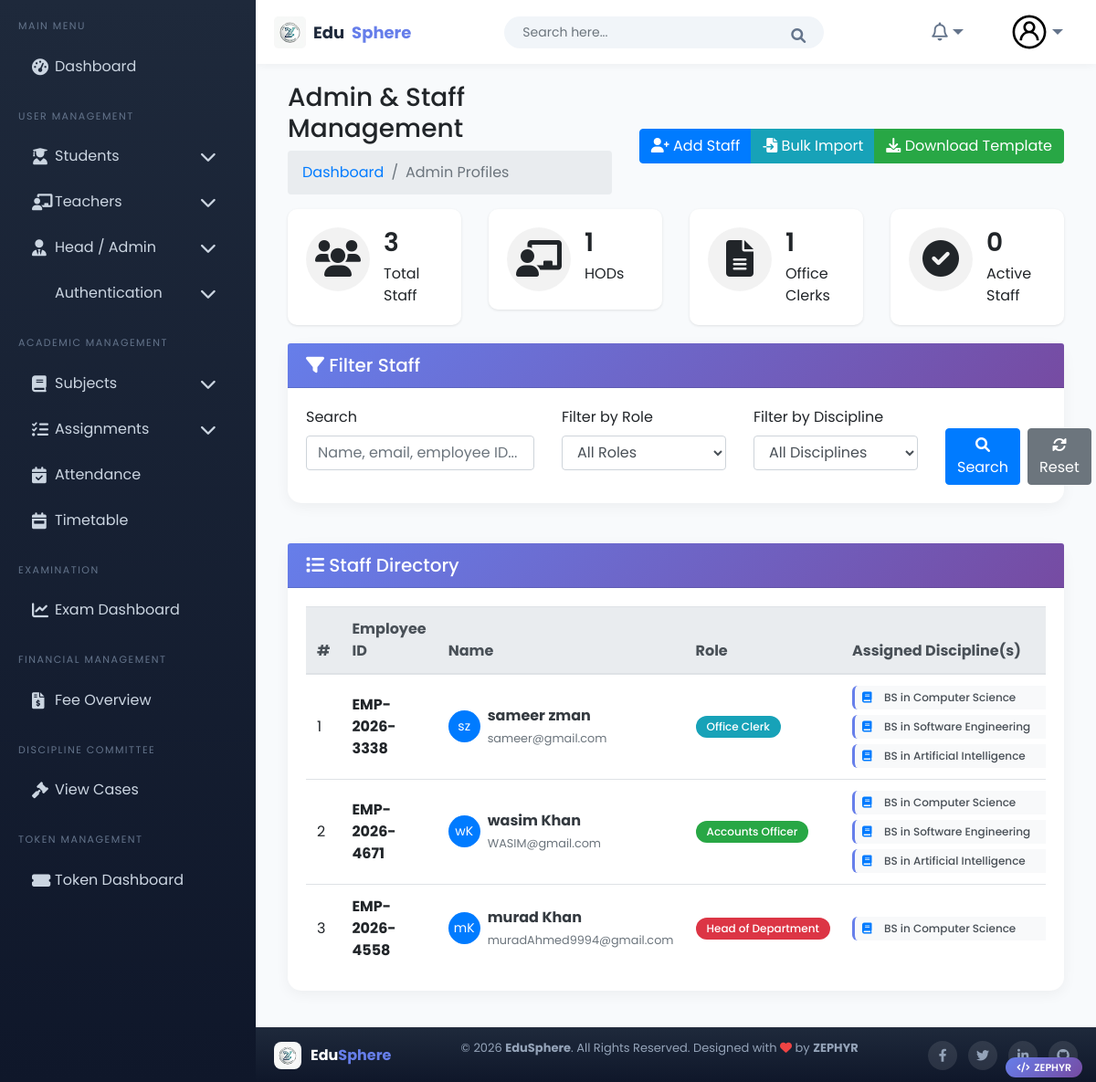
The page /head (signed in) on the database as committed earlier.
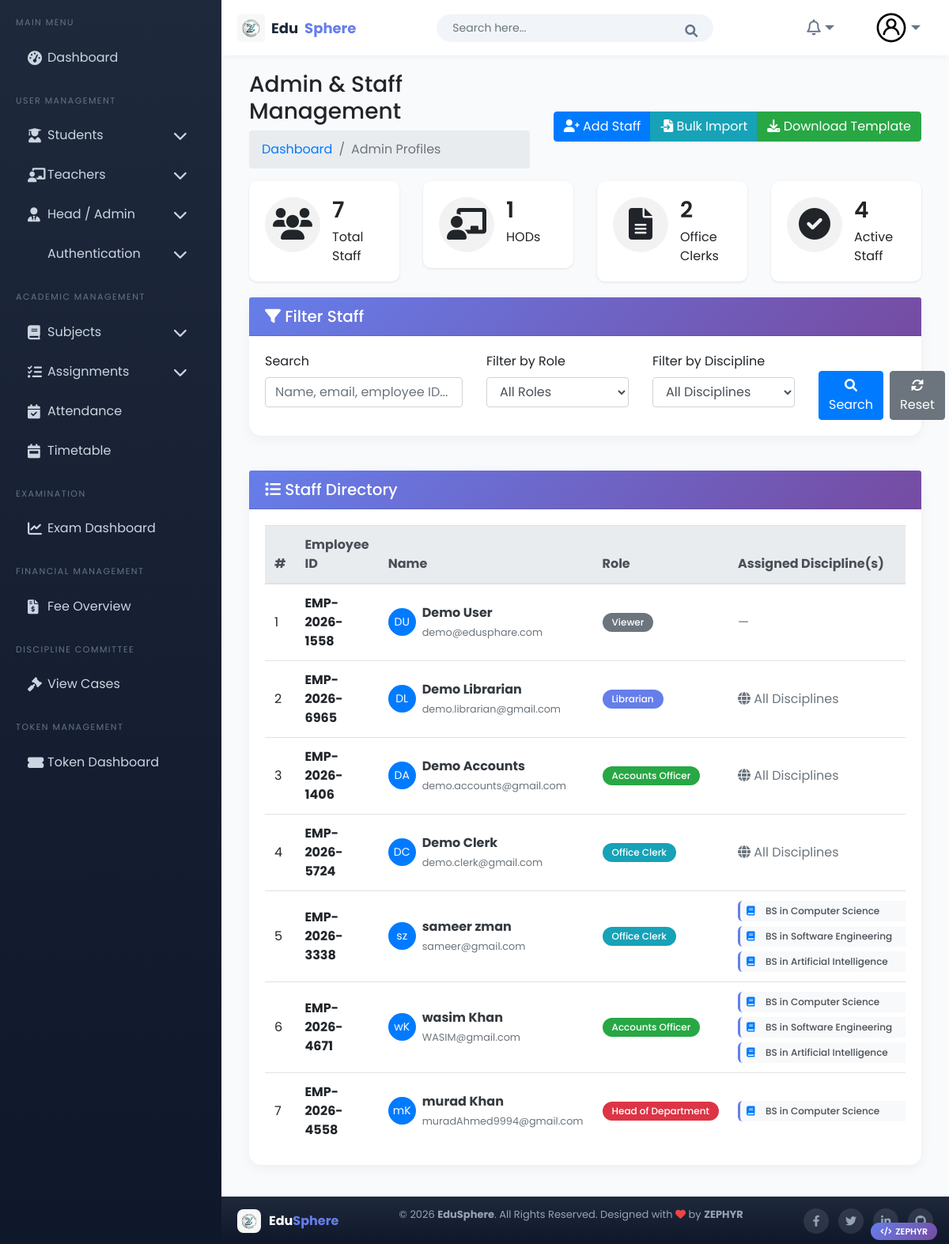
The same page on the database as committed later.
### head/models.py (models this page shows, shortened)
class AdminProfile(models.Model):
    ROLE_CHOICES = [
        ('HOD', 'Head of Department'),
        ('Coordinator', 'Coordinator'),
        ('Section Head', 'Section Head'),
        ('Office Clerk', 'Office Clerk'),
        ('Accounts', 'Accounts Officer'),
        ('Librarian', 'Librarian'),
    ]
    user = models.OneToOneField(
        CustomUser,
        on_delete=models.SET_NULL,
        null=True,
        blank=True,
        related_name='admin_profile'
    )
    first_name = models.CharField(max_length=100)
    last_name = models.CharField(max_length=100)
    father_name = models.CharField(max_length=100)
    contact_number = models.CharField(max_length=15, blank=True, null=True)
    email = models.EmailField(max_length=255, unique=True)
    discipline = models.ForeignKey(Discipline, on_delete=models.SET_NULL, null=True, blank=True)
    assigned_disciplines = models.JSONField(default=list, blank=True, help_text="List of discipline IDs for multi-discipline roles")
    role = models.CharField(max_length=50, choices=ROLE_CHOICES, default='Office Clerk')
    address = models.TextField(blank=True, null=True)
    employee_id = models.CharField(max_length=50, unique=True, blank=True, null=True)
    joining_date = models.DateField(blank=True, null=True)
    is_active = models.BooleanField(default=True)
    created_at = models.DateTimeField(auto_now_add=True)
    updated_at = models.DateTimeField(auto_now=True)

### Academic/models.py (models this page shows, shortened)
class Discipline(models.Model):  # Fixed spelling from Decipline to Discipline
    PROGRAM_CHOICES = [
        ('BS', 'BS'),
        ('MS', 'MS'),
        ('PhD', 'PhD'),
    ]
    FIELD_CHOICES = [
        ('Computer Science', 'Computer Science'),
        ('Software Engineering', 'Software Engineering'),
        ('Artificial Intelligence', 'Artificial Intelligence'),
        ('Cyber Security', 'Cyber Security'),
        ('Data Science', 'Data Science'),
    ]
    program = models.CharField(max_length=40, choices=PROGRAM_CHOICES)
    field = models.CharField(max_length=40, choices=FIELD_CHOICES)
    class Meta:
        unique_together = ('program', 'field')
        verbose_name_plural = "Disciplines"

### head/views.py (the view, shortened to what this page needs)
# urls.py: path('', views.admin_profile_list, name='admin_profile_list'),
@login_required
def admin_profile_list(request):
    admin_profiles = AdminProfile.objects.select_related('discipline').all().order_by('-created_at')
    if request.GET.get('clear_errors'):
        if 'import_errors' in request.session:
            del request.session['import_errors']
    search_query = request.GET.get('search', '')
    role_filter = request.GET.get('role', '')
    if role_filter:
        admin_profiles = admin_profiles.filter(role=role_filter)
    discipline_filter = request.GET.get('discipline', '')
    if discipline_filter:
        admin_profiles = admin_profiles.filter(discipline_id=discipline_filter)
    hod_count = AdminProfile.objects.filter(role='HOD').count()
    office_clerk_count = AdminProfile.objects.filter(role='Office Clerk').count()
    active_count = AdminProfile.objects.filter(is_active=True).count()
    paginator = Paginator(admin_profiles, 10)
    page_number = request.GET.get('page')
    page_obj = paginator.get_page(page_number)
    disciplines = Discipline.objects.all()
    context = {
        'page_obj': page_obj,
        'search_query': search_query,
        'role_filter': role_filter,
        'discipline_filter': discipline_filter,
        'disciplines': disciplines,
        'role_choices': AdminProfile._meta.get_field('role').choices,
        'import_errors': request.session.get('import_errors', []),
        'hod_count': hod_count,
        'office_clerk_count': office_clerk_count,
        'active_count': active_count,
    }
    return render(request, 'admin_profile/admin_profile_list.html', context)

### templates/admin_profile/admin_profile_list.html (shortened to what the changed rows need)
{% extends 'Home/base.html' %}
{% load static %}
{% block body %}
<div class="page-wrapper">
    <div class="content container-fluid">
        <div class="row">
            <div class="col-md-3">
                <div class="card dash-widget">
                    <div class="card-body">
                        <div class="dash-widget-info">
                            <h3>{{ page_obj.paginator.count }}</h3>
                            <span>Total Staff</span>
                        </div>
                    </div>
                </div>
            </div>
            <div class="col-md-3">
                <div class="card dash-widget">
                    <div class="card-body">
                        <div class="dash-widget-info">
                            <h3>{{ office_clerk_count|default:0 }}</h3>
                            <span>Office Clerks</span>
                        </div>
                    </div>
                </div>
            </div>
            <div class="col-md-3">
                <div class="card dash-widget">
                    <div class="card-body">
                        <div class="dash-widget-info">
                            <h3>{{ active_count|default:0 }}</h3>
                            <span>Active Staff</span>
                        </div>
                    </div>
                </div>
            </div>
        </div>
        <div class="row">
            <div class="col-sm-12">
                <div class="card card-table">
                    <div class="card-body">
                        <div class="table-responsive">
                            <table class="table table-hover table-center mb-0">
                                <thead class="thead-light">
                                    <tr>
                                        <th>#</th>
                                        <th>Employee ID</th>
                                        <th>Name</th>
                                        <th>Role</th>
                                        <th style="min-width: 250px;">Assigned Discipline(s)</th>
                                    </tr>
                                </thead>
                                <tbody>
                                    {% for profile in page_obj %}
                                    <tr>
                                        <td>{{ forloop.counter0|add:page_obj.start_index }}</td>
                                        <td><span class="font-weight-bold">{{ profile.employee_id|default:"-" }}</span></td>
                                        <td>
                                            <div class="d-flex align-items-center">
                                                <div class="avatar-img rounded-circle bg-primary text-white d-flex align-items-center justify-content-center mr-2" style="width:35px;height:35px;">
                                                    <span style="font-size:14px;">{{ profile.first_name|slice:":1" }}{{ profile.last_name|slice:":1" }}</span>
                                                </div>
                                                <div>
                                                    <a href="{% url 'admin_profile:admin_profile_detail' profile.pk %}" class="font-weight-bold text-dark">
                                                        {{ profile.first_name }} {{ profile.last_name }}
                                                    </a>
                                                    <br>
                                                    <small class="text-muted">{{ profile.email }}</small>
                                                </div>
                                            </div>
                                        </div>
                                        <td>
                                            {% if profile.role == 'HOD' %}
                                                <span class="badge badge-danger">{{ profile.get_role_display }}</span>
                                            {% elif profile.role == 'Coordinator' %}
                                                <span class="badge badge-warning">{{ profile.get_role_display }}</span>
                                            {% elif profile.role == 'Office Clerk' %}
                                                <span class="badge badge-info">{{ profile.get_role_display }}</span>
                                            {% elif profile.role == 'Accounts' %}
                                                <span class="badge badge-success">{{ profile.get_role_display }}</span>
                                            {% elif profile.role == 'Librarian' %}
                                                <span class="badge badge-primary">{{ profile.get_role_display }}</span>
                                            {% else %}
                                                <span class="badge badge-secondary">{{ profile.get_role_display }}</span>
                                            {% endif %}
                                        </div>
                                        <td style="vertical-align: middle;">
                                            {% if profile.role in 'Office Clerk,Accounts,Librarian' %}
                                                {% if profile.assigned_disciplines %}
                                                    <div class="discipline-list">
                                                        {% for discipline_id in profile.assigned_disciplines %}
                                                            {% for discipline in disciplines %}
                                                                {% if discipline.id == discipline_id %}
                                                                    <div class="discipline-item">
                                                                        <i class="fas fa-book text-primary mr-1"></i>
                                                                        <span class="discipline-name">{{ discipline.program }} in {{ discipline.field }}</span>
                                                                    </div>
                                                                {% endif %}
                                                            {% endfor %}
                                                        {% endfor %}
                                                    </div>
                                                {% else %}
                                                    <span class="text-muted"><i class="fas fa-globe"></i> All Disciplines</span>
                                                {% endif %}
                                            {% else %}
                                                {% if profile.discipline %}
                                                    <div class="discipline-item">
                                                        <i class="fas fa-book text-primary mr-1"></i>
                                                        <span class="discipline-name">{{ profile.discipline.program }} in {{ profile.discipline.field }}</span>
                                                    </div>
                                                {% else %}
                                                    <span class="text-muted">—</span>
                                                {% endif %}
                                            {% endif %}
                                        </div>
                                        <td><small>{{ profile.contact_number|default:"-" }}</small></div>
                                        <td>
                                        </div>
                                        <td class="text-right">
                                        </div>
                                     </tr>
                                    {% endfor %}
{% endblock %}

Rows that differ between the two databases and show on the page:
added AdminProfile: employee_id "EMP-2026-1558", first_name "D", last_name "U", first_name "Demo", last_name "User", email "demo@edusphare.com", role "Viewer"
added AdminProfile: employee_id "EMP-2026-6965", first_name "D", last_name "L", first_name "Demo", last_name "Librarian", email "demo.librarian@gmail.com", role "Librarian", assigned_disciplines "[]" (drawn)
added AdminProfile: employee_id "EMP-2026-1406", first_name "D", last_name "A", first_name "Demo", last_name "Accounts", email "demo.accounts@gmail.com", role "Accounts Officer", assigned_disciplines "[]" (drawn)
added AdminProfile: employee_id "EMP-2026-5724", first_name "D", last_name "C", first_name "Demo", last_name "Clerk", email "demo.clerk@gmail.com", role "Office Clerk", assigned_disciplines "[]" (drawn)
Other text that changed with them:
{{ page_obj.paginator.count }}: "3" → "7"
{{ office_clerk_count|default:0 }}: "1" → "2"
{{ active_count|default:0 }}: "0" → "4"
